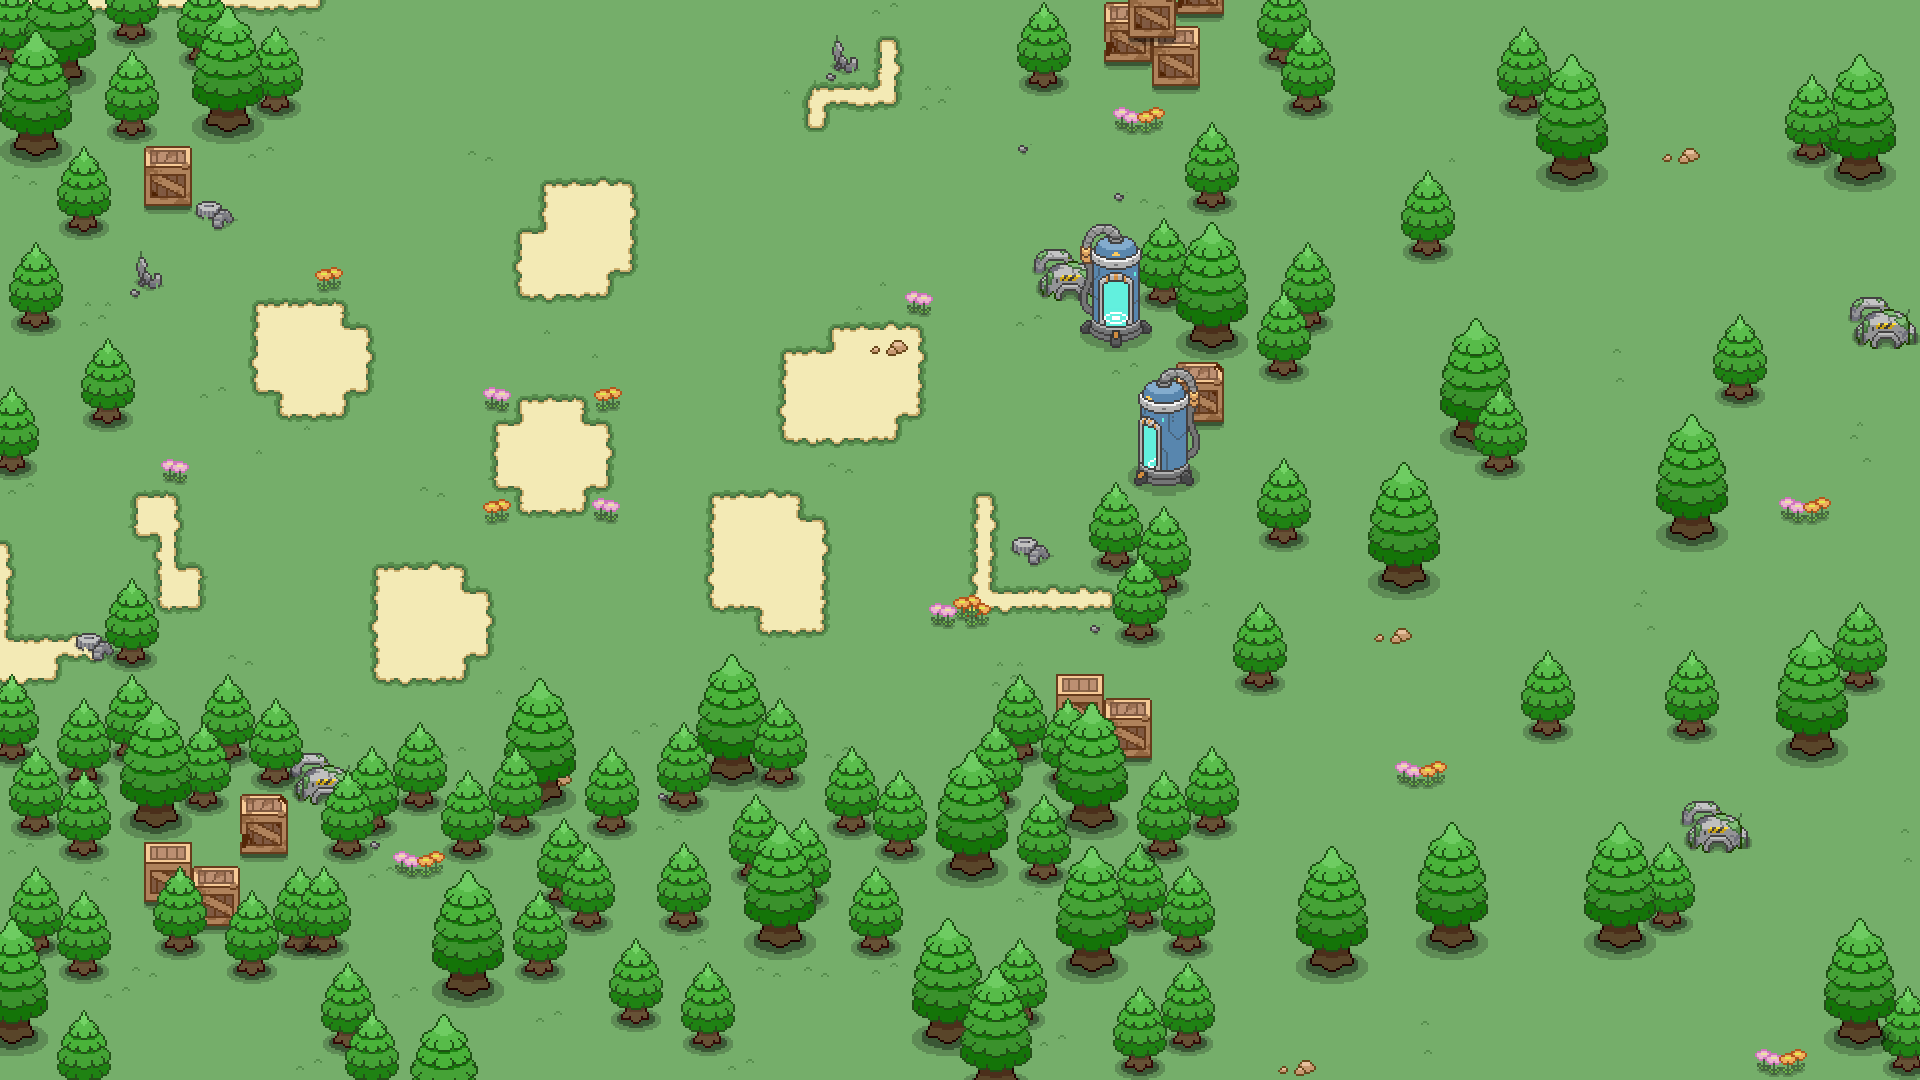

The image is a tile-based game level rendered from a .tmx file. Its description and source (layers, tilesets, objects; grid data summarised) follow:
An orthogonal 80x45 tile map with 24x24 px tiles, 8 tile layers (grounds, 1, 2, 3, ...), 1 hidden layer not drawn, 11 tilesets and 15 objects.

<map version="1.0" tiledversion="2017.12.07" orientation="orthogonal" renderorder="right-down" width="80" height="45" tilewidth="24" tileheight="24" infinite="0" nextobjectid="98">
 <tileset firstgid="1" name="grounds" tilewidth="24" tileheight="24" tilecount="500" columns="20">
  <image source="grounds.png" width="480" height="600" />
 </tileset>
 <tileset firstgid="501" name="bigtree" tilewidth="72" tileheight="138" tilecount="1" columns="1">
  <image source="big_tree.png" width="72" height="138" />
 </tileset>
 <tileset firstgid="502" name="smalltree" tilewidth="54" tileheight="99" tilecount="1" columns="1">
  <image source="tree2.png" width="54" height="99" />
 </tileset>
 <tileset firstgid="503" name="meta" tilewidth="24" tileheight="24" tilecount="3" columns="3">
  <image source="meta.png" width="72" height="24" />
  <tile id="0">
   <properties>
    <property name="pass" type="bool" value="false" />
   </properties>
  </tile>
  <tile id="2">
   <properties>
    <property name="pass" type="bool" value="true" />
   </properties>
  </tile>
 </tileset>
 <tileset firstgid="506" name="element" tilewidth="24" tileheight="24" tilecount="1296" columns="48">
  <image source="element.png" width="1152" height="648" />
 </tileset>
 <tileset firstgid="1802" name="water" tilewidth="24" tileheight="24" tilecount="910" columns="26">
  <image source="water.png" width="624" height="840" />
 </tileset>
 <tileset firstgid="2712" name="element2" tilewidth="24" tileheight="24" tilecount="1296" columns="48">
  <image source="element2.png" width="1152" height="648" />
 </tileset>
 <tileset firstgid="4008" name="box_push" tilewidth="48" tileheight="68" tilecount="1" columns="1">
  <image source="box_push.png" width="48" height="68" />
 </tileset>
 <tileset firstgid="4009" name="box2" tilewidth="48" tileheight="60" tilecount="1" columns="1">
  <image source="box2.png" width="48" height="60" />
 </tileset>
 <tileset firstgid="4010" name="box3" tilewidth="48" tileheight="60" tilecount="1" columns="1">
  <image source="box3.png" width="48" height="60" />
 </tileset>
 <tileset firstgid="4011" name="box1" tilewidth="48" tileheight="60" tilecount="1" columns="1">
  <image source="box1.png" width="48" height="60" />
 </tileset>
 <layer name="grounds" width="80" height="45">
  <data>[3600 cells, 3600 non-empty, 29 distinct tile ids]</data>
 </layer>
 <layer name="1" width="80" height="45">
  <data>[3600 cells, 868 non-empty, 117 distinct tile ids]</data>
 </layer>
 <layer name="2" width="80" height="45">
  <data>[3600 cells, 385 non-empty, 80 distinct tile ids]</data>
 </layer>
 <layer name="3" width="80" height="45">
  <data>[3600 cells, 121 non-empty, 35 distinct tile ids]</data>
 </layer>
 <layer name="标记" width="80" height="45">
  <data>[3600 cells, 0 non-empty, 0 distinct tile ids]</data>
 </layer>
 <objectgroup name="gameObj">
  <object id="80" gid="502" x="138" y="381" width="54" height="99" />
  <object id="81" gid="501" x="111" y="489" width="72" height="138" />
  <object id="84" gid="501" x="48" y="586" width="72" height="138" />
  <object id="85" gid="501" x="1020" y="673" width="72" height="138" />
  <object id="86" gid="501" x="955" y="163" width="72" height="138" />
  <object id="87" gid="502" x="104" y="267.5" width="54" height="99" />
  <object id="88" gid="502" x="25" y="631.5" width="54" height="99" />
  <object id="89" gid="502" x="169" y="699.5" width="54" height="99" />
  <object id="90" gid="502" x="1061" y="599.5" width="54" height="99" />
  <object id="92" gid="502" x="1004" y="254.5" width="54" height="99" />
  <object id="93" gid="502" x="970" y="278.5" width="54" height="99" />
  <object id="94" gid="502" x="1027" y="182.5" width="54" height="99" />
  <object id="95" gid="502" x="1067" y="193.5" width="54" height="99" />
  <object id="96" gid="502" x="928" y="74.5" width="54" height="99" />
  <object id="97" gid="502" x="290" y="149.5" width="54" height="99" />
 </objectgroup>
 <layer name="4" width="80" height="45">
  <data>[3600 cells, 120 non-empty, 30 distinct tile ids]</data>
 </layer>
 <layer name="5" width="80" height="45">
  <data>[3600 cells, 144 non-empty, 12 distinct tile ids]</data>
 </layer>
 <layer name="6" width="80" height="45">
  <data>[3600 cells, 65 non-empty, 29 distinct tile ids]</data>
 </layer>
 <layer name="meta" width="80" height="45" visible="0" opacity="0.53">
  <data>[3600 cells, 1014 non-empty, 1 distinct tile ids]</data>
 </layer>
</map>
